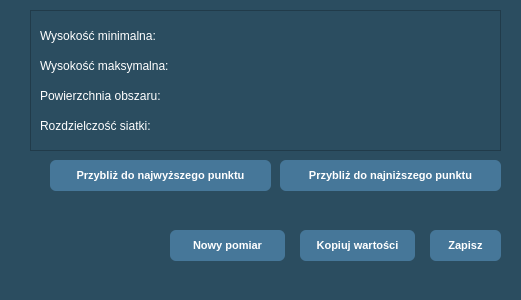
<?xml version="1.0" encoding="UTF-8"?>
<ui version="4.0">
 <class>DockWidget</class>
 <widget class="QDockWidget" name="DockWidget">
  <property name="geometry">
   <rect>
    <x>0</x>
    <y>0</y>
    <width>521</width>
    <height>300</height>
   </rect>
  </property>
  <property name="styleSheet">
   <string notr="true">QDockWidget {
    background-color: lightgray;
    color: white;
}

QWidget{
    background-color: #2b4d60; 
}

</string>
  </property>
  <property name="windowTitle">
   <string>DockWidget</string>
  </property>
  <widget class="QWidget" name="dockWidgetContents">
   <widget class="QPushButton" name="btnNewMeasurement_2">
    <property name="geometry">
     <rect>
      <x>170</x>
      <y>230</y>
      <width>115</width>
      <height>31</height>
     </rect>
    </property>
    <property name="font">
     <font>
      <pointsize>8</pointsize>
      <weight>75</weight>
      <bold>true</bold>
     </font>
    </property>
    <property name="styleSheet">
     <string notr="true">background-color: #467799; color: white; font-weight: bold; border-radius: 6px; padding: 5px 10px;</string>
    </property>
    <property name="text">
     <string>Nowy pomiar</string>
    </property>
   </widget>
   <widget class="QPushButton" name="btnCopy_2">
    <property name="geometry">
     <rect>
      <x>300</x>
      <y>230</y>
      <width>115</width>
      <height>31</height>
     </rect>
    </property>
    <property name="font">
     <font>
      <pointsize>8</pointsize>
      <weight>75</weight>
      <bold>true</bold>
     </font>
    </property>
    <property name="styleSheet">
     <string notr="true">background-color: #467799; color: white; font-weight: bold; border-radius: 6px; padding: 5px 10px;</string>
    </property>
    <property name="text">
     <string>Kopiuj wartości</string>
    </property>
   </widget>
   <widget class="QPushButton" name="btnSave_2">
    <property name="geometry">
     <rect>
      <x>430</x>
      <y>230</y>
      <width>71</width>
      <height>31</height>
     </rect>
    </property>
    <property name="font">
     <font>
      <pointsize>8</pointsize>
      <weight>75</weight>
      <bold>true</bold>
     </font>
    </property>
    <property name="styleSheet">
     <string notr="true">background-color: #467799; color: white; font-weight: bold; border-radius: 6px; padding: 5px 10px;</string>
    </property>
    <property name="text">
     <string>Zapisz</string>
    </property>
   </widget>
   <widget class="QListWidget" name="listWidget">
    <property name="geometry">
     <rect>
      <x>30</x>
      <y>10</y>
      <width>471</width>
      <height>141</height>
     </rect>
    </property>
   </widget>
   <widget class="QLabel" name="MIn">
    <property name="geometry">
     <rect>
      <x>40</x>
      <y>20</y>
      <width>451</width>
      <height>31</height>
     </rect>
    </property>
    <property name="font">
     <font>
      <pointsize>9</pointsize>
     </font>
    </property>
    <property name="styleSheet">
     <string notr="true">color: white;</string>
    </property>
    <property name="text">
     <string>Wysokość minimalna:</string>
    </property>
   </widget>
   <widget class="QLabel" name="Max">
    <property name="geometry">
     <rect>
      <x>40</x>
      <y>50</y>
      <width>451</width>
      <height>31</height>
     </rect>
    </property>
    <property name="font">
     <font>
      <pointsize>9</pointsize>
     </font>
    </property>
    <property name="styleSheet">
     <string notr="true">color: white;</string>
    </property>
    <property name="text">
     <string>Wysokość maksymalna:</string>
    </property>
   </widget>
   <widget class="QLabel" name="Pow">
    <property name="geometry">
     <rect>
      <x>40</x>
      <y>80</y>
      <width>441</width>
      <height>31</height>
     </rect>
    </property>
    <property name="font">
     <font>
      <pointsize>9</pointsize>
     </font>
    </property>
    <property name="styleSheet">
     <string notr="true">color: white;</string>
    </property>
    <property name="text">
     <string>Powierzchnia obszaru:</string>
    </property>
   </widget>
   <widget class="QLabel" name="siatka">
    <property name="geometry">
     <rect>
      <x>40</x>
      <y>110</y>
      <width>441</width>
      <height>31</height>
     </rect>
    </property>
    <property name="font">
     <font>
      <pointsize>9</pointsize>
     </font>
    </property>
    <property name="styleSheet">
     <string notr="true">color: white;</string>
    </property>
    <property name="text">
     <string>Rozdzielczość siatki:</string>
    </property>
   </widget>
   <widget class="QPushButton" name="pushButton">
    <property name="geometry">
     <rect>
      <x>280</x>
      <y>160</y>
      <width>221</width>
      <height>31</height>
     </rect>
    </property>
    <property name="font">
     <font>
      <pointsize>8</pointsize>
      <weight>75</weight>
      <bold>true</bold>
     </font>
    </property>
    <property name="styleSheet">
     <string notr="true">background-color: #467799; color: white; font-weight: bold; border-radius: 6px; padding: 5px 10px;</string>
    </property>
    <property name="text">
     <string>Przybliż do najniższego punktu</string>
    </property>
   </widget>
   <widget class="QPushButton" name="pushButton_2">
    <property name="geometry">
     <rect>
      <x>50</x>
      <y>160</y>
      <width>221</width>
      <height>31</height>
     </rect>
    </property>
    <property name="font">
     <font>
      <pointsize>8</pointsize>
      <weight>75</weight>
      <bold>true</bold>
     </font>
    </property>
    <property name="styleSheet">
     <string notr="true">background-color: #467799; color: white; font-weight: bold; border-radius: 6px; padding: 5px 10px;</string>
    </property>
    <property name="text">
     <string>Przybliż do najwyższego punktu</string>
    </property>
   </widget>
  </widget>
 </widget>
 <resources/>
 <connections/>
</ui>
